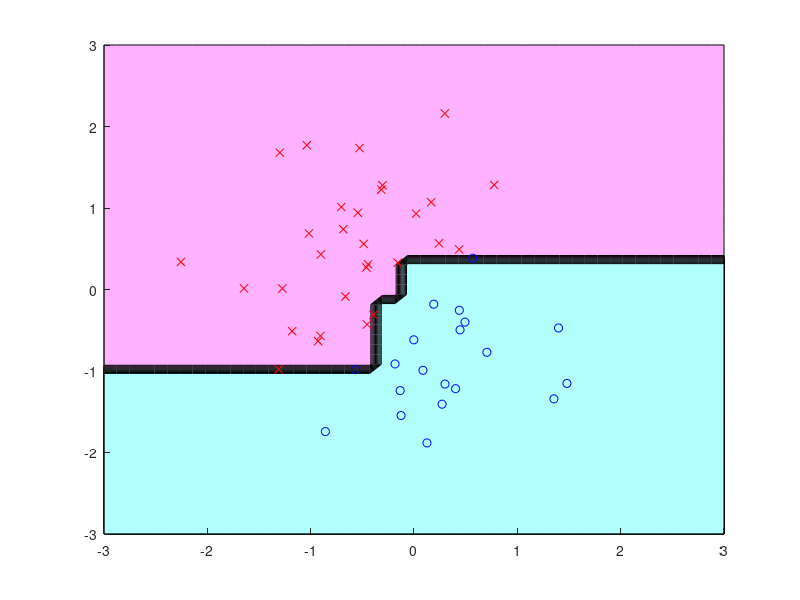

The MATLAB script that drew this image:
n=50; x=randn(n,2); y=2*(x(:,1)>x(:,2))-1; b=5000;
a=50; Y=zeros(a,a); yy=zeros(size(y)); w=ones(n,1)/n;
X0=linspace(-3,3,a); [X(:,:,1) X(:,:,2)]=meshgrid(X0);

for j=1:b
  wy=w.*y; d=ceil(2*rand); [xs,xi]=sort(x(:,d));
  el=cumsum(wy(xi)); eu=cumsum(wy(xi(end:-1:1)));
  e=eu(end-1:-1:1)-el(1:end-1);
  [em,ei]=max(abs(e)); c=mean(xs(ei:ei+1)); s=sign(e(ei));
  yh=sign(s*(x(:,d)-c)); R=w'*(1-yh.*y)/2;
  t=log((1-R)/R)/2; yy=yy+yh*t; w=exp(-yy.*y); w=w/sum(w);
  Y=Y+sign(s*(X(:,:,d)-c))*t;
end

figure(1); clf; hold on; axis([-3 3 -3 3]);
colormap([1 0.7 1; 0.7 1 1]); contourf(X0,X0,sign(Y))
plot(x(y==1,1),x(y==1,2),'bo');
plot(x(y==-1,1),x(y==-1,2),'rx');
